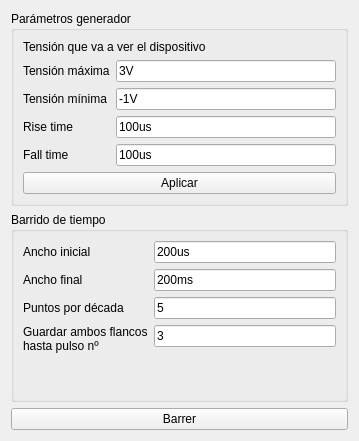
<?xml version="1.0" encoding="UTF-8"?>
<ui version="4.0">
 <class>Form</class>
 <widget class="QWidget" name="Form">
  <property name="geometry">
   <rect>
    <x>0</x>
    <y>0</y>
    <width>359</width>
    <height>441</height>
   </rect>
  </property>
  <property name="windowTitle">
   <string>CV Pulsada</string>
  </property>
  <layout class="QVBoxLayout" name="verticalLayout">
   <item>
    <widget class="QGroupBox" name="parametros_generador">
     <property name="title">
      <string>Parámetros generador</string>
     </property>
     <layout class="QGridLayout" name="gridLayout">
      <item row="0" column="0" colspan="2">
       <widget class="QLabel" name="label_8">
        <property name="text">
         <string>Tensión que va a ver el dispositivo</string>
        </property>
       </widget>
      </item>
      <item row="1" column="1">
       <widget class="QLineEdit" name="high">
        <property name="text">
         <string>3V</string>
        </property>
       </widget>
      </item>
      <item row="1" column="0">
       <widget class="QLabel" name="label">
        <property name="text">
         <string>Tensión máxima</string>
        </property>
       </widget>
      </item>
      <item row="2" column="0">
       <widget class="QLabel" name="label_2">
        <property name="text">
         <string>Tensión mínima</string>
        </property>
       </widget>
      </item>
      <item row="2" column="1">
       <widget class="QLineEdit" name="low">
        <property name="text">
         <string>-1V</string>
        </property>
       </widget>
      </item>
      <item row="4" column="0">
       <widget class="QLabel" name="label_4">
        <property name="text">
         <string>Rise time</string>
        </property>
       </widget>
      </item>
      <item row="4" column="1">
       <widget class="QLineEdit" name="rise">
        <property name="text">
         <string>100us</string>
        </property>
       </widget>
      </item>
      <item row="5" column="0">
       <widget class="QLabel" name="label_3">
        <property name="text">
         <string>Fall time</string>
        </property>
       </widget>
      </item>
      <item row="5" column="1">
       <widget class="QLineEdit" name="fall">
        <property name="text">
         <string>100us</string>
        </property>
       </widget>
      </item>
      <item row="6" column="0" colspan="2">
       <widget class="QPushButton" name="config_gen">
        <property name="text">
         <string>Aplicar</string>
        </property>
       </widget>
      </item>
     </layout>
    </widget>
   </item>
   <item>
    <widget class="QGroupBox" name="groupBox">
     <property name="title">
      <string>Barrido de tiempo</string>
     </property>
     <layout class="QFormLayout" name="formLayout_2">
      <item row="0" column="0">
       <widget class="QLabel" name="label_6">
        <property name="text">
         <string>Ancho inicial</string>
        </property>
       </widget>
      </item>
      <item row="0" column="1">
       <widget class="QLineEdit" name="inicial">
        <property name="text">
         <string>200us</string>
        </property>
       </widget>
      </item>
      <item row="1" column="0">
       <widget class="QLabel" name="label_5">
        <property name="text">
         <string>Ancho final</string>
        </property>
       </widget>
      </item>
      <item row="1" column="1">
       <widget class="QLineEdit" name="tfinal">
        <property name="text">
         <string>200ms</string>
        </property>
       </widget>
      </item>
      <item row="2" column="0">
       <widget class="QLabel" name="label_7">
        <property name="text">
         <string>Puntos por década</string>
        </property>
       </widget>
      </item>
      <item row="2" column="1">
       <widget class="QLineEdit" name="puntos_por_decada">
        <property name="text">
         <string>5</string>
        </property>
       </widget>
      </item>
      <item row="3" column="0">
       <widget class="QLabel" name="label_9">
        <property name="text">
         <string>Guardar ambos flancos hasta pulso nº</string>
        </property>
        <property name="wordWrap">
         <bool>true</bool>
        </property>
       </widget>
      </item>
      <item row="3" column="1">
       <widget class="QLineEdit" name="guardar_primeros">
        <property name="text">
         <string>3</string>
        </property>
       </widget>
      </item>
     </layout>
    </widget>
   </item>
   <item>
    <widget class="QPushButton" name="barrer">
     <property name="text">
      <string>Barrer</string>
     </property>
    </widget>
   </item>
  </layout>
 </widget>
 <resources/>
 <connections/>
</ui>
